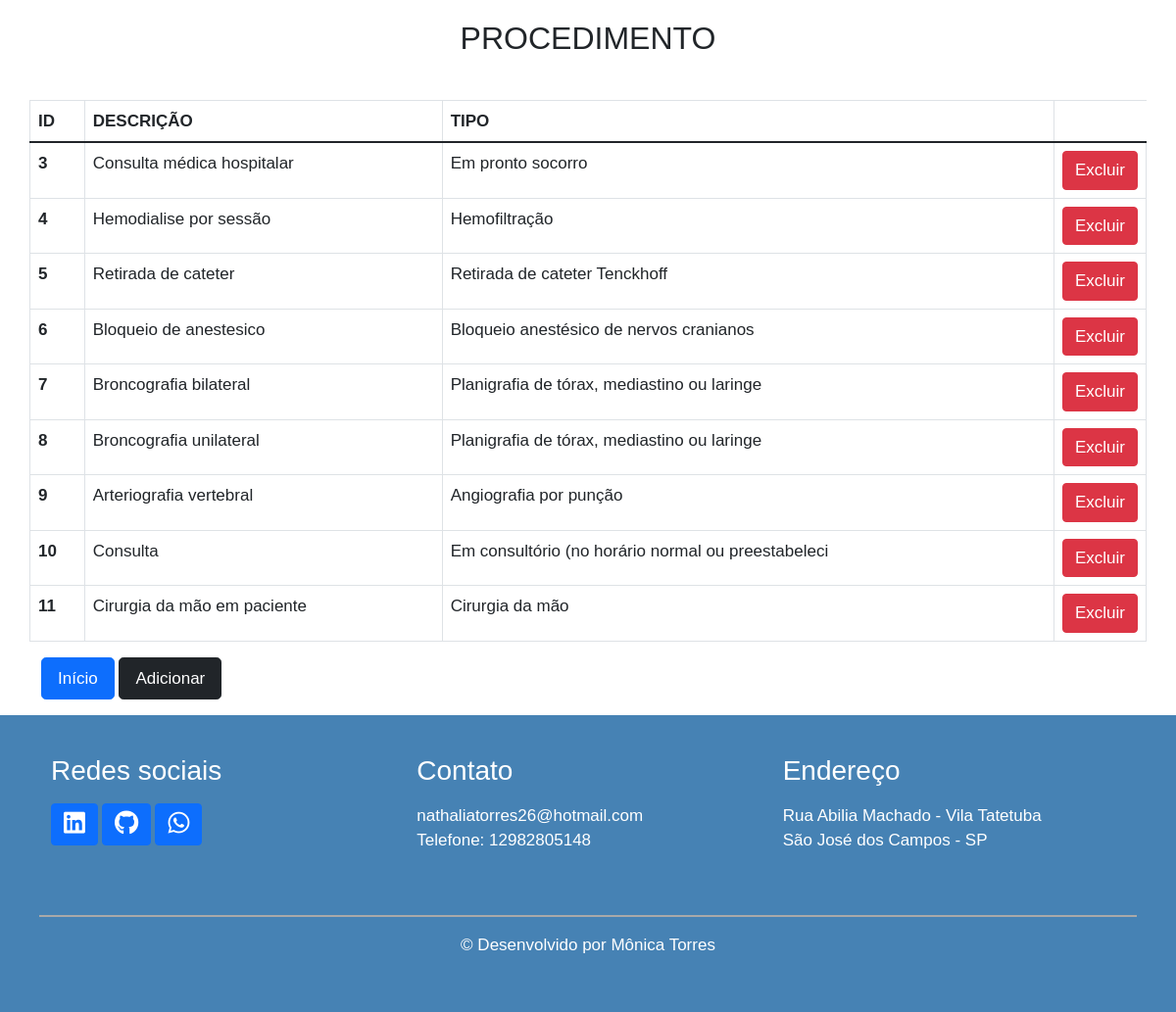
The page /index_procedimento.php on the database its author committed.
### tables this page shows
CREATE TABLE `procedimento` (
  `ProcedimentoID` int(11) NOT NULL,
  `desc_proc` varchar(200) DEFAULT NULL,
  `tipo_proc` varchar(50) DEFAULT NULL
);

### index_procedimento.php (the view, shortened to what this page needs)
<!DOCTYPE html>
<html lang="pt-br">
<head>
    <link rel="stylesheet" href="assets/css/bootstrap.min.css">
    <link rel="stylesheet" href="./assets/css/style.css">
    <link rel="stylesheet" href="https://pro.fontawesome.com/releases/v5.10.0/css/all.css" />
</head>
<body>
    <section class="home-pro">
        <div class="container">
            <div class="jumbotron">
                <div class="row">
                    <h2>Procedimento</h2>
                </div>
            </div>
            <div class="row">
                <table class="table table-bordered table-hover">
                    <thead>
                        <tr>
                            <th scope="col">Id</th>
                            <th scope="col">Descrição</th>
                            <th scope="col">Tipo</th>
                        </tr>
                    </thead>
                    <tbody>
                        <?php
                        $pdo = Banco::conectar();
                        $sql = 'SELECT * FROM procedimento ORDER BY ProcedimentoID ASC';
                        foreach ($pdo->query($sql) as $row) {
                            echo '<tr>';
                            echo '<th scope="row">' . $row['ProcedimentoID'] . '</th>';
                            echo '<td>' . $row['desc_proc'] . '</td>';
                            echo '<td>' . $row['tipo_proc'] . '</td>';
                            echo '<td width=10>';
                            echo '<a class="btn btn-danger" href="tables/procedimento/delete_procedimento.php?id=' . $row['ProcedimentoID'] . '">Excluir</a>';
                            echo '</td>';
                            echo '</tr>';
                        }
                        ?>
                    </tbody>
                </table>
            </div>
            <div class="row">
                <div class="col-md-12">
                    <p>
                        <a href="index.php" class="btn btn-lg btn-primary">Início</a>
                        <a href="tables/procedimento/create_procedimento.php" class="btn btn-lg btn-dark">Adicionar</a>
                    </p>
                </div>
            </div>
        </div>
    </section>
    <?php include("footer.php"); ?>
</body>
</html>

### assets/css/style.css (style rules this page uses)
p, a, input, th, td { font-size: 17px!important; font-family: 'Montserrat', sans-serif; text-decoration: none; line-height: 25px; }
h1, h2, h3, h4, h5, h6 { font-family: 'Montserrat', sans-serif; font-weight: 500; }
.btn { font-family: 'Montserrat', sans-serif!important; }
h2, th { text-transform: uppercase; }
.home-aten h2, .home-bene h2, .home-espe h2, .home-local h2, .home-med h2, .home-pro h2 { text-align: center; margin: 20px 0; }

### rows shown on the page
procedimento: ProcedimentoID "3", desc_proc "Consulta médica hospitalar", tipo_proc "Em pronto socorro"
procedimento: ProcedimentoID "4", desc_proc "Hemodialise por sessão", tipo_proc "Hemofiltração"
procedimento: ProcedimentoID "5", desc_proc "Retirada de cateter", tipo_proc "Retirada de cateter Tenckhoff"
procedimento: ProcedimentoID "6", desc_proc "Bloqueio de anestesico", tipo_proc "Bloqueio anestésico de nervos cranianos"
procedimento: ProcedimentoID "7", desc_proc "Broncografia bilateral", tipo_proc "Planigrafia de tórax, mediastino ou laringe"
procedimento: ProcedimentoID "8", desc_proc "Broncografia unilateral", tipo_proc "Planigrafia de tórax, mediastino ou laringe"
procedimento: ProcedimentoID "9", desc_proc "Arteriografia vertebral", tipo_proc "Angiografia por punção"
procedimento: ProcedimentoID "10", desc_proc "Consulta", tipo_proc "Em consultório (no horário normal ou preestabeleci"
procedimento: ProcedimentoID "11", desc_proc "Cirurgia da mão em paciente", tipo_proc "Cirurgia da mão"
